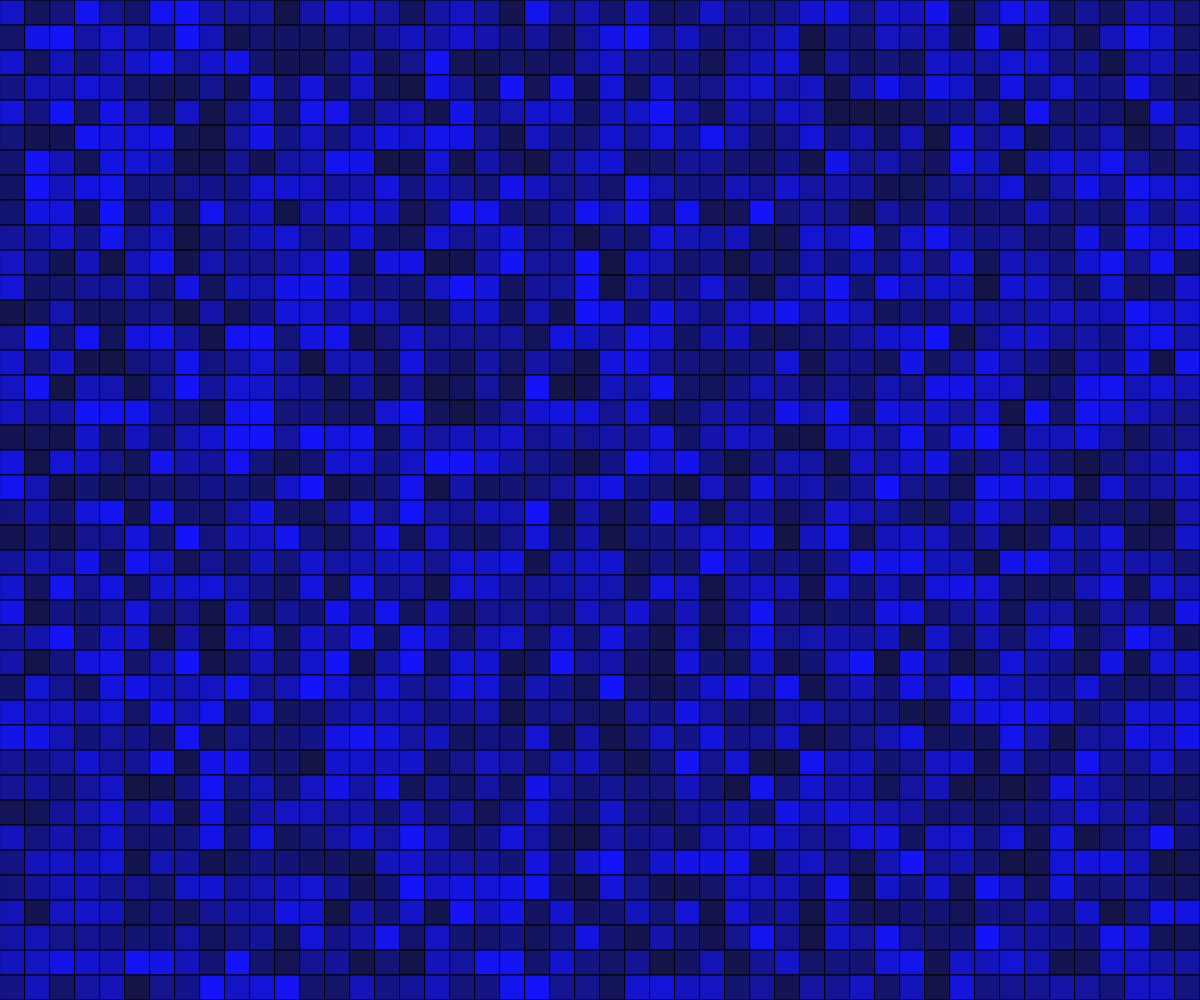
Frame 1 (no input)
Frame 60 (no input): identical to frame 1, image omitted
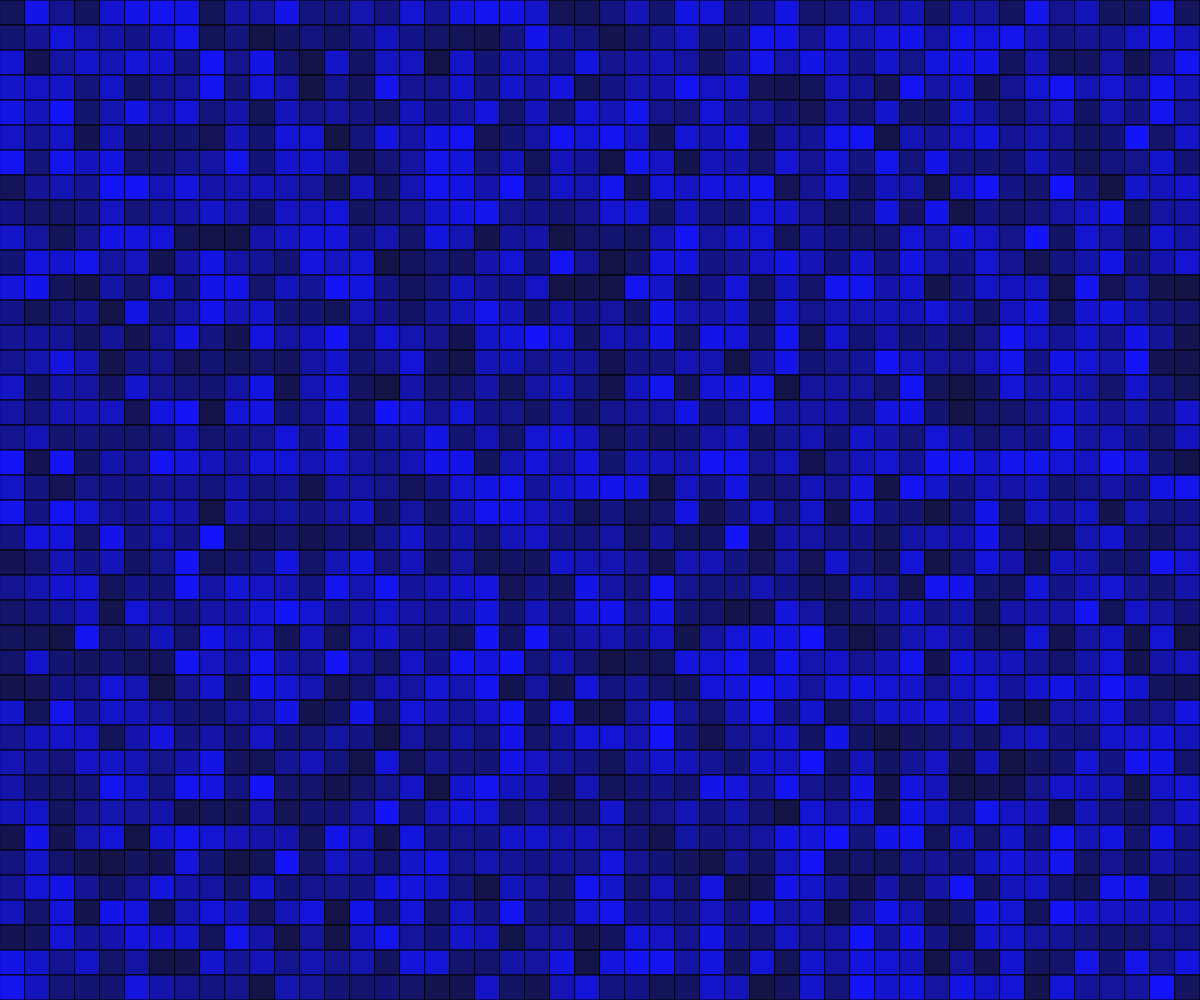
Frame 120 (the mouse pressed at the canvas centre since frame 60)

The p5.js sketch that drew these frames (run headless with seeded random() and noise() and a simulated clock; from frame 60 on, the mouse is pressed at the canvas centre):

// p5.js sketch
// ── sketch.js
// Multi-Coloured Grid
// Talha Ali Murad
// 27-09-2023
//
// Creating a random multicoloured grid that increases and decreases in
// size with each mouse click

// global variables
let b;
let squareSize = 25;
let gridSpacing = 25;

function setup() {
  createCanvas(windowWidth, windowHeight);
  document.addEventListener("contextmenu", event => event.preventDefault())
  drawGrid();
}

function drawGrid(){
  // draws multi coloured squares covering the entire canvas
  for(let x = 0; x < width; x = x + gridSpacing){
    for(let y = 0; y  < height; y = y + gridSpacing){
      b = random(70, 250,);
      fill(20,20,b);
      square(x, y, squareSize);
    }
  }
}

function mousePressed(){
  drawGrid();
  if(mouseButton === LEFT){
    squareSize = squareSize += 5;
    gridSpacing = gridSpacing += 5;
  }
  if(mouseButton === RIGHT){
    squareSize = squareSize -= 5;
    gridSpacing = gridSpacing -= 5;
  }
}

function draw() {
}
